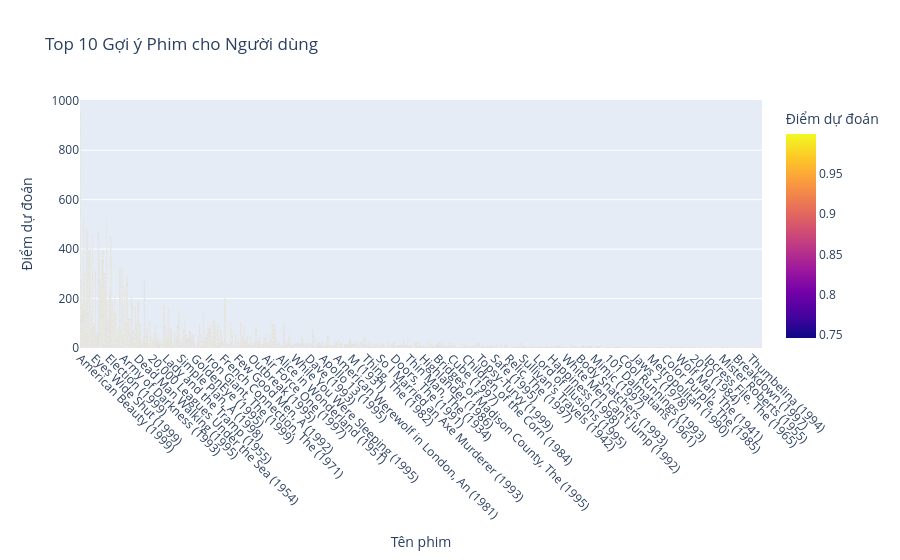

Here is the notebook cell this chart was saved with:
### Code cell
import plotly.express as px
# Lấy top_k gợi ý cho mỗi người dùng
top_k_recommendations = recommendations.groupby("userID").head(TOP_K)

# Vẽ top 10 gợi ý cho người dùng
fig = px.bar(top_k_recommendations, x='title', y='prediction', color='prediction', 
             title="Top 10 Gợi ý Phim cho Người dùng", labels={'title': 'Tên phim', 'prediction': 'Điểm dự đoán'})
fig.update_xaxes(tickangle=45)
fig.show()

### Figure 1 — Plotly figure (JSON) as saved in the notebook; plotly's stock layout.template omitted (floating-point values rounded to 4 significant figures; data arrays with more than 128 entries replaced by an {"elided": "..."} marker saying what was removed)
{"data": [{"alignmentgroup": "True", "hovertemplate": "Tên phim=%{x}<br>Điểm dự đoán=%{marker.color}<extra></extra>", "legendgroup": "", "marker": {"color": {"elided": "30200 float values"}, "coloraxis": "coloraxis", "pattern": {"shape": ""}}, "name": "", "offsetgroup": "", "orientation": "v", "showlegend": false, "textposition": "auto", "type": "bar", "x": {"elided": "30200 str values"}, "xaxis": "x", "y": {"elided": "30200 float values"}, "yaxis": "y"}], "layout": {"barmode": "relative", "coloraxis": {"colorbar": {"title": {"text": "Điểm dự đoán"}}, "colorscale": [[0, "#0d0887"], [0.1111, "#46039f"], [0.2222, "#7201a8"], [0.3333, "#9c179e"], [0.4444, "#bd3786"], [0.5556, "#d8576b"], [0.6667, "#ed7953"], [0.7778, "#fb9f3a"], [0.8889, "#fdca26"], [1, "#f0f921"]]}, "legend": {"tracegroupgap": 0}, "title": {"text": "Top 10 Gợi ý Phim cho Người dùng"}, "xaxis": {"anchor": "y", "domain": [0, 1], "tickangle": 45, "title": {"text": "Tên phim"}}, "yaxis": {"anchor": "x", "domain": [0, 1], "title": {"text": "Điểm dự đoán"}}}}
